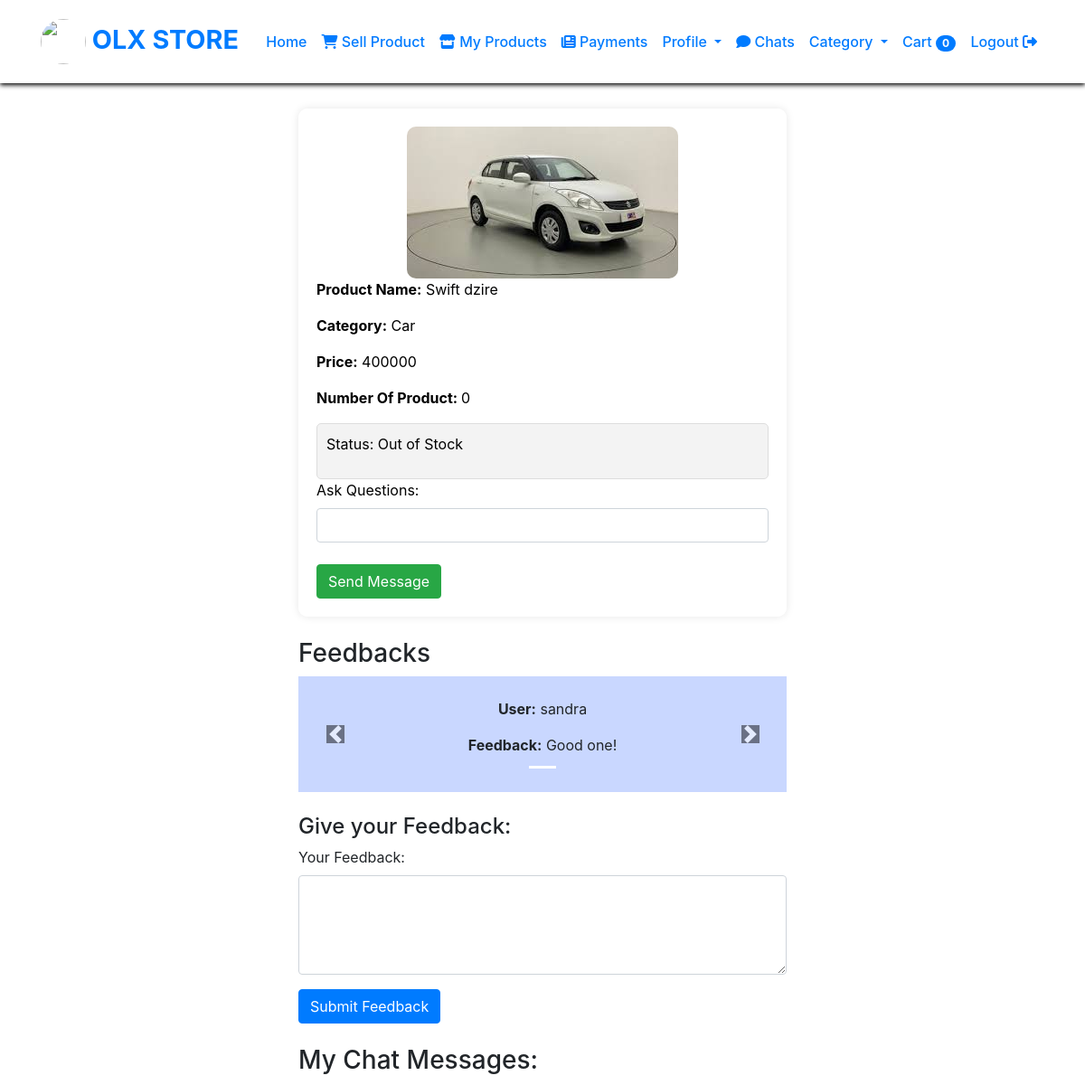
The app's page /Productcard/7 (signed in) with its own data.
### olx_management_app/models.py (models this page shows, shortened)
class Addproduct(models.Model):
    user = models.ForeignKey(User, on_delete=models.CASCADE, null=True)
    add=models.ForeignKey(Category,on_delete=models.CASCADE,null=True)
    Product_name=models.CharField(max_length=255)
    description=models.CharField(max_length=255)
    year=models.IntegerField(null=True)
    qty=models.PositiveIntegerField(null=True, blank=True)
    price=models.IntegerField(null=True)
    image=models.ImageField(upload_to="images/",null=True)
    is_approved = models.BooleanField(default=False)

class Category(models.Model):
    cat_name=models.CharField(max_length=255)

class Feedback(models.Model):
    user = models.ForeignKey(User, on_delete=models.CASCADE)
    product = models.ForeignKey(Addproduct, on_delete=models.CASCADE)
    feedback_text = models.TextField()

### olx_management_app/views.py (the view)
# urls.py: path('Productcard/<int:pk>', views.Productcard, name='Productcard'),
@login_required(login_url='index')
def Productcard(request, pk):
    bk = Addproduct.objects.get(id=pk)
    ca = Category.objects.all()
    current_user = request.user
    try:
        product = Addproduct.objects.get(id=pk)
        product_feedback = Feedback.objects.filter(product=product)
    except Addproduct.DoesNotExist:
        product = None
        product_feedback = None
    user_chat_messages = ChatMessage.objects.filter(Product=bk, created_by=current_user).order_by('-id')
    return render(request, 'Productcard.html', {'bk': bk, 'user_chat_messages': user_chat_messages, 'ca':ca, 'product': product,
        'product_feedback': product_feedback,})

### templates/Productcard.html (shortened to what this page needs)
{% load static %}
<!DOCTYPE html>
<html lang="en">
<head>
    <link rel="stylesheet" href="https://cdn.jsdelivr.net/npm/bootstrap@4.6.2/dist/css/bootstrap.min.css">
    <link rel="stylesheet" href="https://cdnjs.cloudflare.com/ajax/libs/font-awesome/6.4.2/css/all.min.css"
/>
</head>
<body>
<nav class="navbar navbar-expand-lg">
    <div class="container">
        <a class="navbar-brand" href="#"><img src="{% static 'images/giphy.gif' %}" height="50px" width="50px"
                                              class="rounded-circle"> OLX STORE</a>
        <div class="collapse navbar-collapse" id="navbarNav">
            <ul class="navbar-nav ml-auto">
                <li class="nav-item active">
                    <a class="nav-link" href="#">Home</a>
                </li>
                <li class="nav-item active">
                    <a class="nav-link" href="{% url 'UserAddproducts' %}"> <i class="fa-solid fa-cart-shopping"></i>
                        Sell Product </a>
                </li>
                <li class="nav-item active">
                    <a class="nav-link" href="{% url 'show_user_products' %}"> <i class="fa-solid fa-store"></i>
                        My Products </a>
                </li>
                <li class="nav-item active">
                    <a class="nav-link" href="{% url 'show_user_payment_history' %}"> <i
                            class="fa-solid fa-newspaper"></i>
                        Payments </a>
                </li>
                <li class="nav-item dropdown">
                    <a class="nav-link dropdown-toggle" href="#" id="facilitiesDropdown" role="button"
                       data-toggle="dropdown" aria-haspopup="true" aria-expanded="false">
                        Profile
                    </a>
                </li>
                <li class="nav-item active">
                    <a class="nav-link" href="{% url 'show_requestedProduct' %}"> <i class="fas fa-comment"></i>
                        Chats </a>
                </li>
                <li class="nav-item dropdown">
                    <a class="nav-link dropdown-toggle" href="#" id="facilitiesDropdown" role="button"
                       data-toggle="dropdown" aria-haspopup="true" aria-expanded="false">
                        Category
                    </a>
                </li>
                <li class="nav-item">
                    <a class="nav-link" href="{% url 'cart' %}">
                        Cart <span class="badge badge-pill badge-primary">{{ cartitems|length }}</span>
                    </a>
                </li>
                <li class="nav-item active">
                    <a class="nav-link" href="{% url 'logout1' %}">Logout <i class="fa-solid fa-right-from-bracket"></i></a>
                </li>
            </ul>
        </div>
    </div>
</nav>
<div class="container">
    <div class="row">
        <div class="col-md-6 mx-auto " style="margin-top: 100px;">
            <div class="custom-card">
                <div class="text-center">
                    <img src="{{bk.image.url}}" class="img-fluid custom-image" alt="">
                </div>
                <p><strong>Product Name:</strong> {{bk.Product_name}}</p>
                <p><strong>Category:</strong> {{bk.add.cat_name}}</p>
                <p><strong>Price:</strong> {{bk.price}}</p>
                <p><strong>Number Of Product: </strong> {{bk.qty}}</p>
                {% if bk.qty > 0 %}
                <div class="status-box">
                    <p>Status: In Stock</p>
                </div>
                {% else %}
                <div class="status-box">
                    <p>Status: Out of Stock</p>
                </div>
                {% endif %}
                <form method="post" action="{% url 'chat_message_view' bk.id %}">
                    <label for="rental_period">Ask Questions:</label>
                    <input type="text" name="chat_box" class="form-control" required><br>
                    <button type="submit" class="btn btn-success">Send Message</button>
                </form>
            </div>
            <div class="mt-4">
                <h3>Feedbacks</h3>
                <div id="feedbackCarousel" class="carousel slide" data-ride="carousel">
                    <ul class="carousel-indicators" style=": black;">
                        {% for feedback in product_feedback %}
                        <li data-target="#feedbackCarousel" data-slide-to="{{ forloop.counter0 }}"
                            {% if forloop.first %}class="active" {% endif %}></li>
                        {% endfor %}
                    </ul>
                    <div class="carousel-inner" style="background-color: #c9d7ff;">
                        {% for feedback in product_feedback %}
                        <div class="carousel-item {% if forloop.first %}active{% endif %}">
                            <div class="feedback-item">
                                <br>
                                <center><p><b>User:</b> {{ feedback.user.username }}</p>
                                <p><b>Feedback:</b> {{ feedback.feedback_text }}</p></center>
                                <br>
                            </div>
                        </div>
                        {% empty %}
                        <div class="carousel-item">
                            <p>No feedback available for this product yet.</p>
                        </div>
                        {% endfor %}
                    </div>
                    <a class="carousel-control-prev" href="#feedbackCarousel" role="button" data-slide="prev">
                        <span class="carousel-control-prev-icon" aria-hidden="true" style="background-color: #0d0d0d;"></span>
                    </a>
                    <a class="carousel-control-next" href="#feedbackCarousel" role="button" data-slide="next">
                        <span class="carousel-control-next-icon" aria-hidden="true" style="background-color: #0d0d0d"></span>
                    </a>
                </div>
            </div>
            <div class="mt-4">
                <h4>Give your Feedback:</h4>
                <form method="post" action="{% url 'submit_feedback' %}">
                    <div class="form-group">
                        <label for="feedback">Your Feedback:</label>
                        <textarea class="form-control" rows="4" id="feedback" name="feedback" required></textarea>
                    </div>
                    <button type="submit" class="btn btn-primary">Submit Feedback</button>
                </form>
            </div>
            <div class="mt-4">
                <h3>My Chat Messages:</h3>
            </div>
        </div>
    </div>
</div>
</body>
</body>
</html>

### records on screen
Addproduct: image (picture), Product_name "Swift dzire", add.cat_name "Car", price "400000", qty "0"
Feedback: user.username "sandra", feedback_text "Good one!"

### other values on screen
{{ cartitems|length }} "0"
